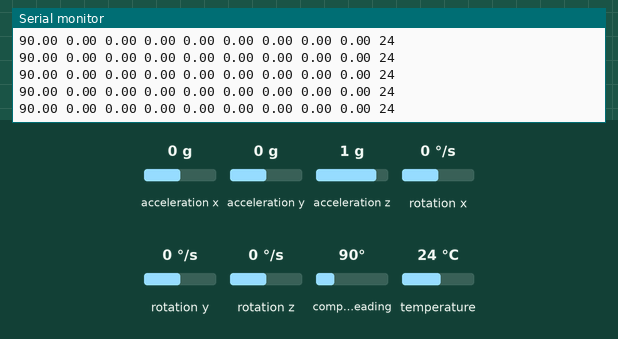
Simulated run of this sketch. Board: Arduino Uno, built with avr-gcc and run on an emulated ATmega328P. Parts: the last lines printed to the serial monitor. The test bench sets the inputs (shaded band); at power-on: acceleration x 0 g, acceleration y 0 g, acceleration z 1 g, rotation x 0 °/s, rotation y 0 °/s, rotation z 0 °/s, compass heading 90°, temperature 24 °C.

Above: at 1.2 s.
1.3 s: acceleration x set to -1.4 g
At 1.31 s:
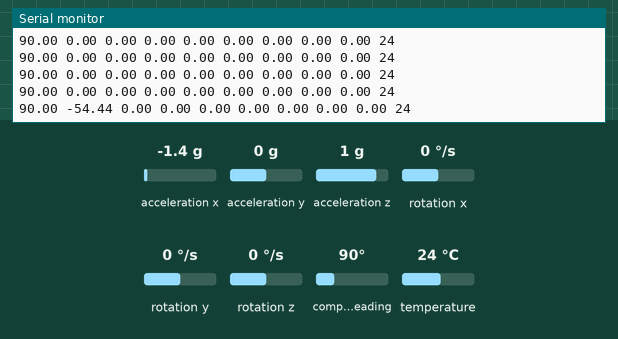
2.8 s: acceleration y set to -1.4 g
At 2.83 s:
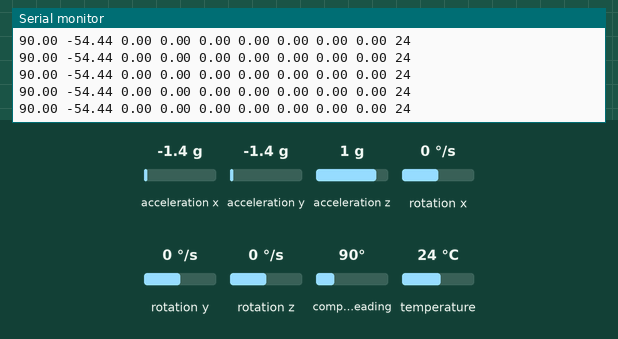
4.3 s: acceleration z set to -1.4 g
At 4.35 s:
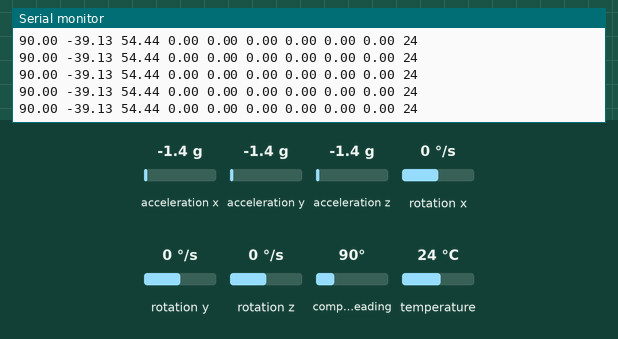
5.8 s: rotation x set to -192 °/s
At 5.88 s:
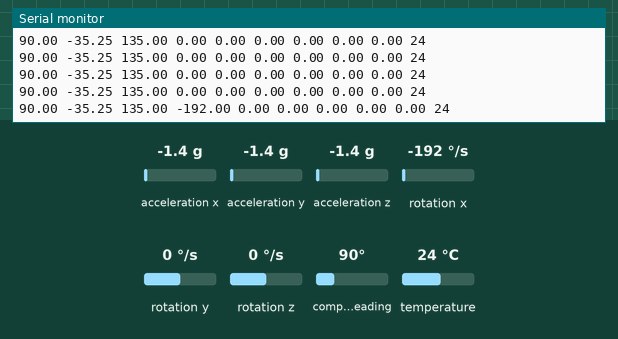
7.3 s: rotation y set to -192 °/s
At 7.4 s:
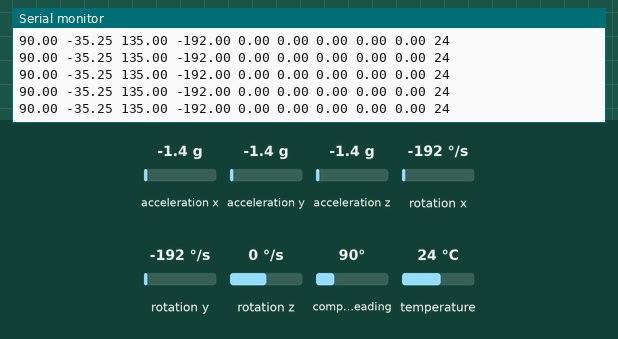
Timing chart, 0 to 9.8 s (numbered marks = the images above; inputs shaded):
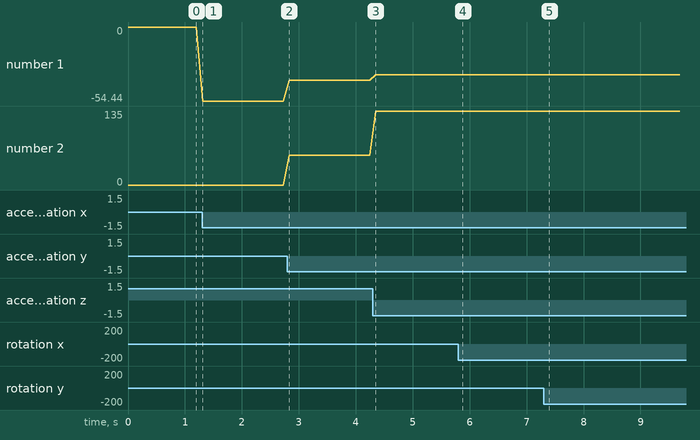

Measured:
- after the input at 1.3 s, the serial monitor: prints a new line at once (image 1)
- after the input at 5.8 s, the serial monitor: prints a new line after 0.08 s (image 4)
- plotted number 1: 0 → -54.44 after the input at 1.3 s, -54.44 → -39.13 after the input at 2.8 s, -39.13 → -35.25 after the input at 4.3 s
- plotted number 2: 0 → 54.44 after the input at 2.8 s, 54.44 → 135 after the input at 4.3 s

The sketch:

BNO_9DOF.ino
```cpp
//This will simply print the Euler angles and rates to Serial.

//IMU//
#include <Adafruit_Sensor.h>
#include <Adafruit_BNO055.h>
Adafruit_BNO055 bno = Adafruit_BNO055(55);

void setup()
{
  Serial.begin(115200);

  // IMU //
  if(!bno.begin())
  {
    /* There was a problem detecting the BNO055 ... check your connections */
    Serial.print("Ooops, no BNO055 detected ... Check your wiring or I2C ADDR!");
    while(1);
  }

  Serial.println("IMU Sensor Initialized - Waiting 1 second to calibrate - DO NOT MOVE!");

  bno.setExtCrystalUse(true);
}

void loop() {

   //Grab the 9DOF Data
   imu::Vector<3> euler = bno.getVector(Adafruit_BNO055::VECTOR_EULER);
   imu::Vector<3> rate = bno.getVector(Adafruit_BNO055::VECTOR_GYROSCOPE);
   imu::Vector<3> lin_accel = bno.getVector(Adafruit_BNO055::VECTOR_LINEARACCEL);
   int8_t temp = bno.getTemp();

   //SERIAL PRINTS
   //IMU Data
   Serial.print(euler.x()); Serial.print(" ");
   Serial.print(euler.y()); Serial.print(" ");
   Serial.print(euler.z()); Serial.print(" ");
   Serial.print(rate.x()); Serial.print(" ");
   Serial.print(rate.y()); Serial.print(" ");
   Serial.print(rate.z()); Serial.print(" ");
   Serial.print(lin_accel.x()); Serial.print(" ");
   Serial.print(lin_accel.y()); Serial.print(" ");
   Serial.print(lin_accel.z()); Serial.print(" ");
   Serial.print(temp); Serial.print(" ");
   Serial.print("\n");

   delay(100);

}
```
